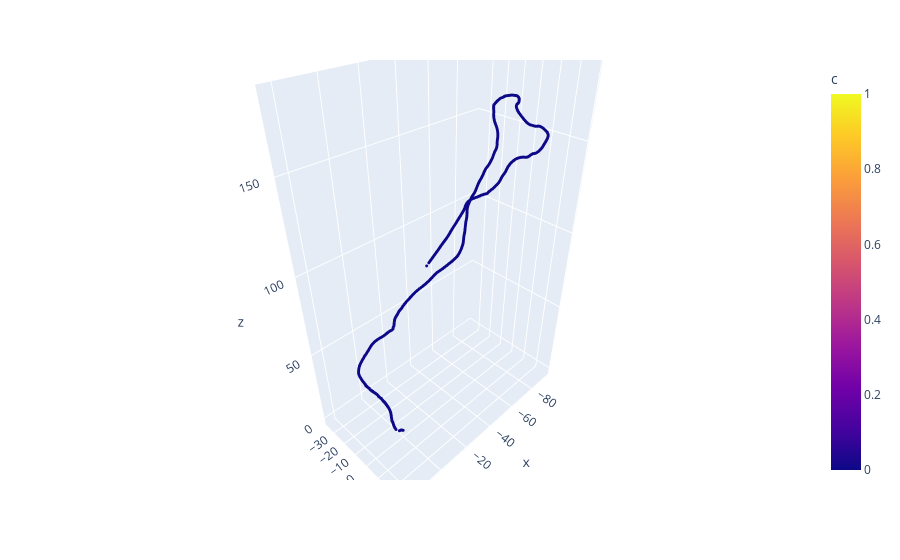

The notebook cell saved with this chart:
### Code cell
import matplotlib.pyplot as plt
import plotly.express as px
import pandas as pd
"""
color = np.zeros(len(x_pos),int)
color[0] = 1
size = np.zeros(len(x_pos),int)
size[0] = 1
#fig = plt.figure(figsize=(30, 30))
#ax = fig.add_subplot(projection='3d')
#dataset = pd.DataFrame({'x': x_pos, 'y': y_pos, 'z': z_pos, 'c': color, 's': size})

fig = px.scatter_3d(dataset, x = 'x',
                    y = 'y',
                    z= 'z', 
                    color='c')#, size='s')
"""
color = np.zeros(len(x_gt),int)
color[0] = 1
size = np.zeros(len(x_gt),int)
dataset_gt = pd.DataFrame({'x': x_gt, 'y': y_gt, 'z': z_gt, 'c': color, 's': size})
fig = px.scatter_3d(dataset_gt, x = 'x',
                    y = 'y',
                    z= 'z', 
                    color='c')
fig.update_traces(marker_size = 1)
fig.show()

### Figure 1 — Plotly figure (JSON) as saved in the notebook; plotly's stock layout.template omitted (floating-point values rounded to 4 significant figures; data arrays with more than 128 entries replaced by an {"elided": "..."} marker saying what was removed)
{"data": [{"hovertemplate": "x=%{x}<br>y=%{y}<br>z=%{z}<br>c=%{marker.color}<extra></extra>", "legendgroup": "", "marker": {"color": {"elided": "2299 int values"}, "coloraxis": "coloraxis", "size": 1, "symbol": "circle"}, "mode": "markers", "name": "", "scene": "scene", "showlegend": false, "type": "scatter3d", "x": {"elided": "2299 float values"}, "y": {"elided": "2299 float values"}, "z": {"elided": "2299 float values"}}], "layout": {"coloraxis": {"colorbar": {"title": {"text": "c"}}, "colorscale": [[0, "#0d0887"], [0.1111, "#46039f"], [0.2222, "#7201a8"], [0.3333, "#9c179e"], [0.4444, "#bd3786"], [0.5556, "#d8576b"], [0.6667, "#ed7953"], [0.7778, "#fb9f3a"], [0.8889, "#fdca26"], [1, "#f0f921"]]}, "legend": {"tracegroupgap": 0}, "margin": {"t": 60}, "scene": {"domain": {"x": [0, 1], "y": [0, 1]}, "xaxis": {"title": {"text": "x"}}, "yaxis": {"title": {"text": "y"}}, "zaxis": {"title": {"text": "z"}}}}}
